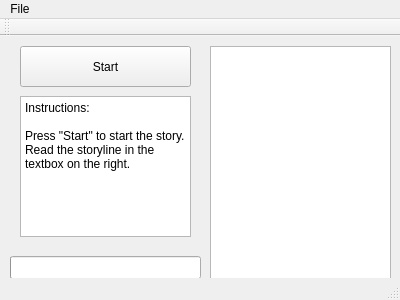
<?xml version="1.0" encoding="UTF-8"?>
<ui version="4.0">
 <class>MainWindow</class>
 <widget class="QMainWindow" name="MainWindow">
  <property name="geometry">
   <rect>
    <x>0</x>
    <y>0</y>
    <width>400</width>
    <height>300</height>
   </rect>
  </property>
  <property name="windowTitle">
   <string>MainWindow</string>
  </property>
  <widget class="QWidget" name="centralWidget">
   <widget class="QPushButton" name="StartButton">
    <property name="geometry">
     <rect>
      <x>20</x>
      <y>10</y>
      <width>171</width>
      <height>41</height>
     </rect>
    </property>
    <property name="text">
     <string>Start</string>
    </property>
   </widget>
   <widget class="QProgressBar" name="progressBar">
    <property name="geometry">
     <rect>
      <x>10</x>
      <y>220</y>
      <width>191</width>
      <height>23</height>
     </rect>
    </property>
    <property name="value">
     <number>0</number>
    </property>
    <property name="textVisible">
     <bool>false</bool>
    </property>
    <property name="textDirection">
     <enum>QProgressBar::TopToBottom</enum>
    </property>
   </widget>
   <widget class="QPlainTextEdit" name="Text">
    <property name="geometry">
     <rect>
      <x>210</x>
      <y>10</y>
      <width>181</width>
      <height>241</height>
     </rect>
    </property>
    <property name="readOnly">
     <bool>true</bool>
    </property>
   </widget>
   <widget class="QPlainTextEdit" name="InstructionsText">
    <property name="geometry">
     <rect>
      <x>20</x>
      <y>60</y>
      <width>171</width>
      <height>141</height>
     </rect>
    </property>
    <property name="plainText">
     <string>Instructions:

Press &quot;Start&quot; to start the story.
Read the storyline in the textbox on the right.</string>
    </property>
   </widget>
  </widget>
  <widget class="QMenuBar" name="menuBar">
   <property name="geometry">
    <rect>
     <x>0</x>
     <y>0</y>
     <width>400</width>
     <height>21</height>
    </rect>
   </property>
   <widget class="QMenu" name="menuFIle">
    <property name="title">
     <string>File</string>
    </property>
    <addaction name="actionQuit"/>
   </widget>
   <addaction name="menuFIle"/>
  </widget>
  <widget class="QToolBar" name="mainToolBar">
   <attribute name="toolBarArea">
    <enum>TopToolBarArea</enum>
   </attribute>
   <attribute name="toolBarBreak">
    <bool>false</bool>
   </attribute>
  </widget>
  <widget class="QStatusBar" name="statusBar"/>
  <action name="actionQuit">
   <property name="text">
    <string>Quit</string>
   </property>
  </action>
 </widget>
 <layoutdefault spacing="6" margin="11"/>
 <resources/>
 <connections/>
</ui>
